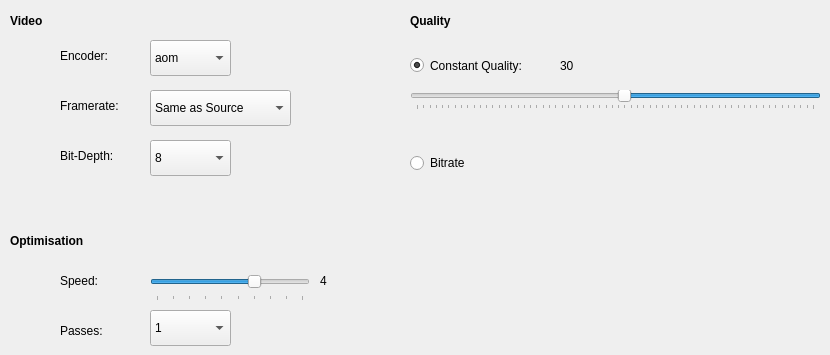
   <widget class="QWidget" name="tab_3">
    <attribute name="title">
     <string>Video</string>
    </attribute>
    <widget class="QComboBox" name="comboBoxEncoder">
     <property name="geometry">
      <rect>
       <x>150</x>
       <y>40</y>
       <width>81</width>
       <height>36</height>
      </rect>
     </property>
     <item>
      <property name="text">
       <string>aom</string>
      </property>
     </item>
     <item>
      <property name="text">
       <string>rav1e</string>
      </property>
     </item>
     <item>
      <property name="text">
       <string>svt-av1</string>
      </property>
     </item>
     <item>
      <property name="text">
       <string>svt-vp9</string>
      </property>
     </item>
     <item>
      <property name="text">
       <string>vpx-vp9</string>
      </property>
     </item>
     <item>
      <property name="text">
       <string>x265</string>
      </property>
     </item>
     <item>
      <property name="text">
       <string>x264</string>
      </property>
     </item>
     <item>
      <property name="text">
       <string>vvc</string>
      </property>
     </item>
    </widget>
    <widget class="QLabel" name="labelEncoder">
     <property name="geometry">
      <rect>
       <x>60</x>
       <y>40</y>
       <width>67</width>
       <height>31</height>
      </rect>
     </property>
     <property name="text">
      <string>Encoder:</string>
     </property>
    </widget>
    <widget class="QLabel" name="labelFrameRate">
     <property name="geometry">
      <rect>
       <x>60</x>
       <y>90</y>
       <width>81</width>
       <height>31</height>
      </rect>
     </property>
     <property name="text">
      <string>Framerate:</string>
     </property>
    </widget>
    <widget class="QComboBox" name="comboBox">
     <property name="geometry">
      <rect>
       <x>150</x>
       <y>90</y>
       <width>141</width>
       <height>36</height>
      </rect>
     </property>
     <item>
      <property name="text">
       <string>Same as Source</string>
      </property>
     </item>
     <item>
      <property name="text">
       <string>5</string>
      </property>
     </item>
     <item>
      <property name="text">
       <string>10</string>
      </property>
     </item>
     <item>
      <property name="text">
       <string>12</string>
      </property>
     </item>
     <item>
      <property name="text">
       <string>15</string>
      </property>
     </item>
     <item>
      <property name="text">
       <string>20</string>
      </property>
     </item>
     <item>
      <property name="text">
       <string>23.976</string>
      </property>
     </item>
     <item>
      <property name="text">
       <string>24</string>
      </property>
     </item>
     <item>
      <property name="text">
       <string>25</string>
      </property>
     </item>
     <item>
      <property name="text">
       <string>29.97</string>
      </property>
     </item>
     <item>
      <property name="text">
       <string>30</string>
      </property>
     </item>
     <item>
      <property name="text">
       <string>48</string>
      </property>
     </item>
     <item>
      <property name="text">
       <string>50</string>
      </property>
     </item>
     <item>
      <property name="text">
       <string>59.94</string>
      </property>
     </item>
     <item>
      <property name="text">
       <string>60</string>
      </property>
     </item>
     <item>
      <property name="text">
       <string>75</string>
      </property>
     </item>
     <item>
      <property name="text">
       <string>144</string>
      </property>
     </item>
     <item>
      <property name="text">
       <string>240</string>
      </property>
     </item>
    </widget>
    <widget class="QLabel" name="labelBitDepth">
     <property name="geometry">
      <rect>
       <x>60</x>
       <y>140</y>
       <width>81</width>
       <height>31</height>
      </rect>
     </property>
     <property name="text">
      <string>Bit-Depth:</string>
     </property>
    </widget>
    <widget class="QComboBox" name="comboBoxBitDepth">
     <property name="geometry">
      <rect>
       <x>150</x>
       <y>140</y>
       <width>81</width>
       <height>36</height>
      </rect>
     </property>
     <item>
      <property name="text">
       <string>8</string>
      </property>
     </item>
     <item>
      <property name="text">
       <string>10</string>
      </property>
     </item>
     <item>
      <property name="text">
       <string>12</string>
      </property>
     </item>
    </widget>
    <widget class="QLabel" name="label">
     <property name="geometry">
      <rect>
       <x>10</x>
       <y>10</y>
       <width>67</width>
       <height>22</height>
      </rect>
     </property>
     <property name="font">
      <font>
       <weight>75</weight>
       <bold>true</bold>
      </font>
     </property>
     <property name="text">
      <string>Video</string>
     </property>
    </widget>
    <widget class="QLabel" name="label_2">
     <property name="geometry">
      <rect>
       <x>410</x>
       <y>10</y>
       <width>67</width>
       <height>22</height>
      </rect>
     </property>
     <property name="font">
      <font>
       <weight>75</weight>
       <bold>true</bold>
      </font>
     </property>
     <property name="text">
      <string>Quality</string>
     </property>
    </widget>
    <widget class="QLabel" name="label_3">
     <property name="geometry">
      <rect>
       <x>10</x>
       <y>230</y>
       <width>101</width>
       <height>22</height>
      </rect>
     </property>
     <property name="font">
      <font>
       <weight>75</weight>
       <bold>true</bold>
      </font>
     </property>
     <property name="text">
      <string>Optimisation</string>
     </property>
    </widget>
    <widget class="QLabel" name="labelEncoder_2">
     <property name="geometry">
      <rect>
       <x>60</x>
       <y>270</y>
       <width>67</width>
       <height>21</height>
      </rect>
     </property>
     <property name="text">
      <string>Speed:</string>
     </property>
    </widget>
    <widget class="QSlider" name="horizontalSlider">
     <property name="geometry">
      <rect>
       <x>150</x>
       <y>270</y>
       <width>160</width>
       <height>31</height>
      </rect>
     </property>
     <property name="maximum">
      <number>9</number>
     </property>
     <property name="value">
      <number>6</number>
     </property>
     <property name="orientation">
      <enum>Qt::Horizontal</enum>
     </property>
     <property name="tickPosition">
      <enum>QSlider::TicksBelow</enum>
     </property>
     <property name="tickInterval">
      <number>1</number>
     </property>
    </widget>
    <widget class="QLabel" name="labelEncoder_3">
     <property name="geometry">
      <rect>
       <x>60</x>
       <y>320</y>
       <width>67</width>
       <height>21</height>
      </rect>
     </property>
     <property name="text">
      <string>Passes:</string>
     </property>
    </widget>
    <widget class="QComboBox" name="comboBox_2">
     <property name="geometry">
      <rect>
       <x>150</x>
       <y>310</y>
       <width>81</width>
       <height>36</height>
      </rect>
     </property>
     <item>
      <property name="text">
       <string>1</string>
      </property>
     </item>
     <item>
      <property name="text">
       <string>2</string>
      </property>
     </item>
    </widget>
    <widget class="QRadioButton" name="radioButtonConstantQ">
     <property name="geometry">
      <rect>
       <x>410</x>
       <y>50</y>
       <width>151</width>
       <height>31</height>
      </rect>
     </property>
     <property name="text">
      <string>Constant Quality:</string>
     </property>
     <property name="checked">
      <bool>true</bool>
     </property>
    </widget>
    <widget class="QRadioButton" name="radioButtonConstantQ_2">
     <property name="geometry">
      <rect>
       <x>410</x>
       <y>150</y>
       <width>151</width>
       <height>26</height>
      </rect>
     </property>
     <property name="text">
      <string>Bitrate</string>
     </property>
     <property name="checked">
      <bool>false</bool>
     </property>
    </widget>
    <widget class="QSlider" name="horizontalSlider_2">
     <property name="geometry">
      <rect>
       <x>410</x>
       <y>90</y>
       <width>411</width>
       <height>20</height>
      </rect>
     </property>
     <property name="maximum">
      <number>63</number>
     </property>
     <property name="value">
      <number>30</number>
     </property>
     <property name="tracking">
      <bool>true</bool>
     </property>
     <property name="orientation">
      <enum>Qt::Horizontal</enum>
     </property>
     <property name="invertedAppearance">
      <bool>true</bool>
     </property>
     <property name="tickPosition">
      <enum>QSlider::TicksBelow</enum>
     </property>
     <property name="tickInterval">
      <number>1</number>
     </property>
    </widget>
    <widget class="QLabel" name="label_5">
     <property name="geometry">
      <rect>
       <x>560</x>
       <y>50</y>
       <width>67</width>
       <height>31</height>
      </rect>
     </property>
     <property name="text">
      <string>30</string>
     </property>
    </widget>
    <widget class="QLabel" name="label_10">
     <property name="geometry">
      <rect>
       <x>320</x>
       <y>260</y>
       <width>51</width>
       <height>41</height>
      </rect>
     </property>
     <property name="text">
      <string>4</string>
     </property>
    </widget>
   </widget>
